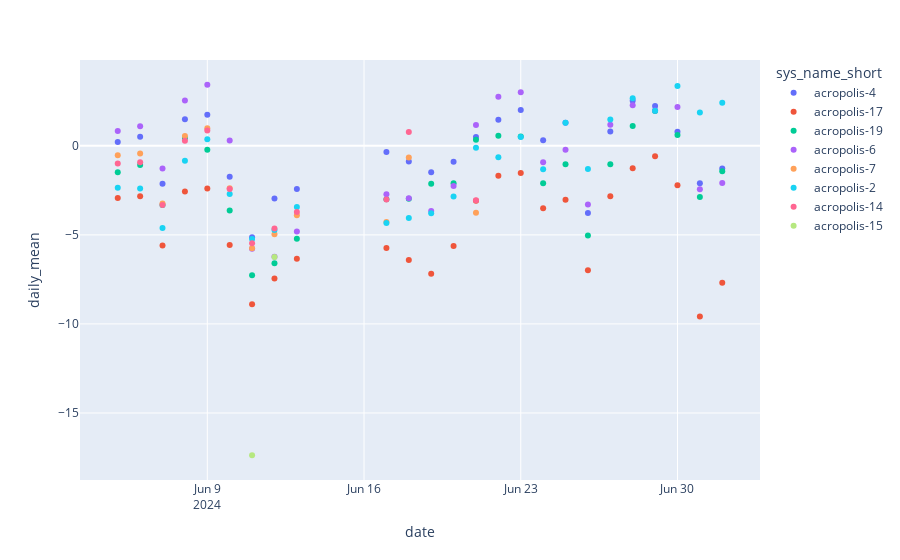
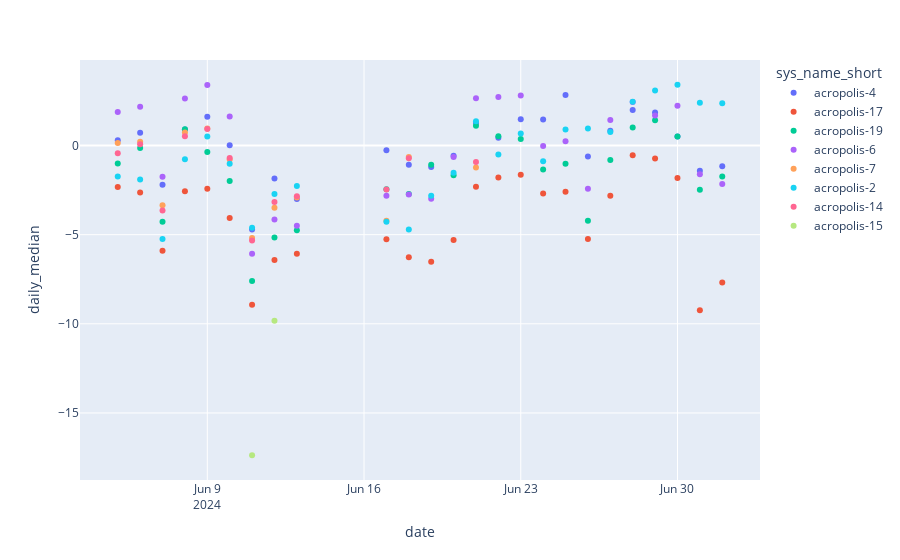

Here is the notebook cell these charts were saved with, in order:
### Code cell
# plot daily mean per station

df_plot = df_sbs.sort("creation_timestamp") \
    .group_by([pl.col("date"), pl.col("sys_name_short")]) \
    .agg([
        (pl.col("diff").mean()).alias("daily_mean"),
        (pl.col("diff").median()).alias("daily_median")
        ]) 
    
fig = px.scatter(df_plot, x="date", y="daily_mean", color = "sys_name_short")
fig.show()
fig = px.scatter(df_plot, x="date", y="daily_median", color = "sys_name_short")
fig.show()

### Figure 1 — Plotly figure (JSON) as saved in the notebook; plotly's stock layout.template omitted (floating-point values rounded to 4 significant figures)
{"data": [{"hovertemplate": "sys_name_short=acropolis-4<br>date=%{x}<br>daily_mean=%{y}<extra></extra>", "legendgroup": "acropolis-4", "marker": {"color": "#636efa", "symbol": "circle"}, "mode": "markers", "name": "acropolis-4", "orientation": "v", "showlegend": true, "type": "scatter", "x": ["2024-06-05T00:00:00", "2024-06-07T00:00:00", "2024-06-17T00:00:00", "2024-06-18T00:00:00", "2024-06-08T00:00:00", "2024-06-13T00:00:00", "2024-06-20T00:00:00", "2024-06-25T00:00:00", "2024-06-09T00:00:00", "2024-06-10T00:00:00", "2024-06-11T00:00:00", "2024-06-12T00:00:00", "2024-06-22T00:00:00", "2024-06-23T00:00:00", "2024-06-24T00:00:00", "2024-06-27T00:00:00", "2024-06-29T00:00:00", "2024-06-28T00:00:00", "2024-06-30T00:00:00", "2024-06-19T00:00:00", "2024-06-26T00:00:00", "2024-07-01T00:00:00", "2024-06-21T00:00:00", "2024-07-02T00:00:00", "2024-06-06T00:00:00"], "xaxis": "x", "y": [0.2152, -2.125, -0.3463, -0.8729, 1.496, -2.42, -0.8989, 1.295, 1.744, -1.731, -5.139, -2.953, 1.47, 2.008, 0.3157, 0.8085, 2.239, 2.528, 0.795, -1.479, -3.775, -2.108, 0.498, -1.275, 0.5032], "yaxis": "y"}, {"hovertemplate": "sys_name_short=acropolis-17<br>date=%{x}<br>daily_mean=%{y}<extra></extra>", "legendgroup": "acropolis-17", "marker": {"color": "#EF553B", "symbol": "circle"}, "mode": "markers", "name": "acropolis-17", "orientation": "v", "showlegend": true, "type": "scatter", "x": ["2024-06-05T00:00:00", "2024-06-06T00:00:00", "2024-06-07T00:00:00", "2024-06-17T00:00:00", "2024-06-18T00:00:00", "2024-06-13T00:00:00", "2024-06-25T00:00:00", "2024-06-08T00:00:00", "2024-06-12T00:00:00", "2024-06-28T00:00:00", "2024-06-30T00:00:00", "2024-06-09T00:00:00", "2024-06-10T00:00:00", "2024-06-11T00:00:00", "2024-06-20T00:00:00", "2024-06-22T00:00:00", "2024-06-23T00:00:00", "2024-06-24T00:00:00", "2024-06-27T00:00:00", "2024-06-29T00:00:00", "2024-06-21T00:00:00", "2024-06-26T00:00:00", "2024-07-01T00:00:00", "2024-07-02T00:00:00", "2024-06-19T00:00:00"], "xaxis": "x", "y": [-2.929, -2.83, -5.592, -5.734, -6.416, -6.343, -3.031, -2.561, -7.445, -1.26, -2.215, -2.395, -5.561, -8.893, -5.625, -1.674, -1.527, -3.504, -2.825, -0.5901, -3.084, -6.988, -9.583, -7.689, -7.188], "yaxis": "y"}, {"hovertemplate": "sys_name_short=acropolis-19<br>date=%{x}<br>daily_mean=%{y}<extra></extra>", "legendgroup": "acropolis-19", "marker": {"color": "#00cc96", "symbol": "circle"}, "mode": "markers", "name": "acropolis-19", "orientation": "v", "showlegend": true, "type": "scatter", "x": ["2024-06-07T00:00:00", "2024-06-08T00:00:00", "2024-06-05T00:00:00", "2024-06-06T00:00:00", "2024-06-17T00:00:00", "2024-06-18T00:00:00", "2024-06-09T00:00:00", "2024-06-10T00:00:00", "2024-06-11T00:00:00", "2024-06-20T00:00:00", "2024-06-22T00:00:00", "2024-06-23T00:00:00", "2024-06-24T00:00:00", "2024-06-13T00:00:00", "2024-06-25T00:00:00", "2024-06-19T00:00:00", "2024-06-28T00:00:00", "2024-06-12T00:00:00", "2024-06-27T00:00:00", "2024-06-29T00:00:00", "2024-06-30T00:00:00", "2024-06-21T00:00:00", "2024-06-26T00:00:00", "2024-07-01T00:00:00", "2024-07-02T00:00:00"], "xaxis": "x", "y": [-3.327, 0.4329, -1.477, -1.076, -3.002, -2.969, -0.2172, -3.638, -7.268, -2.095, 0.5705, 0.5238, -2.097, -5.211, -1.029, -2.131, 1.114, -6.594, -1.035, 1.96, 0.6113, 0.3432, -5.033, -2.875, -1.424], "yaxis": "y"}, {"hovertemplate": "sys_name_short=acropolis-6<br>date=%{x}<br>daily_mean=%{y}<extra></extra>", "legendgroup": "acropolis-6", "marker": {"color": "#ab63fa", "symbol": "circle"}, "mode": "markers", "name": "acropolis-6", "orientation": "v", "showlegend": true, "type": "scatter", "x": ["2024-06-08T00:00:00", "2024-06-13T00:00:00", "2024-06-25T00:00:00", "2024-06-05T00:00:00", "2024-06-06T00:00:00", "2024-06-07T00:00:00", "2024-06-17T00:00:00", "2024-06-18T00:00:00", "2024-06-19T00:00:00", "2024-06-28T00:00:00", "2024-06-21T00:00:00", "2024-06-26T00:00:00", "2024-07-01T00:00:00", "2024-07-02T00:00:00", "2024-06-09T00:00:00", "2024-06-10T00:00:00", "2024-06-11T00:00:00", "2024-06-20T00:00:00", "2024-06-22T00:00:00", "2024-06-23T00:00:00", "2024-06-24T00:00:00", "2024-06-27T00:00:00", "2024-06-29T00:00:00", "2024-06-12T00:00:00", "2024-06-30T00:00:00"], "xaxis": "x", "y": [2.548, -4.804, -0.2144, 0.8376, 1.104, -1.273, -2.716, -2.943, -3.66, 2.272, 1.165, -3.297, -2.433, -2.085, 3.429, 0.2958, -5.783, -2.26, 2.759, 3.009, -0.9221, 1.186, 1.984, -6.228, 2.176], "yaxis": "y"}, {"hovertemplate": "sys_name_short=acropolis-7<br>date=%{x}<br>daily_mean=%{y}<extra></extra>", "legendgroup": "acropolis-7", "marker": {"color": "#FFA15A", "symbol": "circle"}, "mode": "markers", "name": "acropolis-7", "orientation": "v", "showlegend": true, "type": "scatter", "x": ["2024-06-12T00:00:00", "2024-06-09T00:00:00", "2024-06-10T00:00:00", "2024-06-11T00:00:00", "2024-06-13T00:00:00", "2024-06-05T00:00:00", "2024-06-07T00:00:00", "2024-06-08T00:00:00", "2024-06-06T00:00:00", "2024-06-17T00:00:00", "2024-06-18T00:00:00", "2024-06-21T00:00:00"], "xaxis": "x", "y": [-4.961, 0.9879, -2.383, -5.752, -3.899, -0.525, -3.242, 0.5506, -0.4352, -4.279, -0.6507, -3.758], "yaxis": "y"}, {"hovertemplate": "sys_name_short=acropolis-2<br>date=%{x}<br>daily_mean=%{y}<extra></extra>", "legendgroup": "acropolis-2", "marker": {"color": "#19d3f3", "symbol": "circle"}, "mode": "markers", "name": "acropolis-2", "orientation": "v", "showlegend": true, "type": "scatter", "x": ["2024-06-19T00:00:00", "2024-06-26T00:00:00", "2024-07-01T00:00:00", "2024-06-28T00:00:00", "2024-06-30T00:00:00", "2024-06-09T00:00:00", "2024-06-11T00:00:00", "2024-06-12T00:00:00", "2024-06-27T00:00:00", "2024-06-29T00:00:00", "2024-06-10T00:00:00", "2024-06-13T00:00:00", "2024-06-20T00:00:00", "2024-06-22T00:00:00", "2024-06-23T00:00:00", "2024-06-24T00:00:00", "2024-06-25T00:00:00", "2024-06-05T00:00:00", "2024-06-07T00:00:00", "2024-06-08T00:00:00", "2024-06-17T00:00:00", "2024-06-06T00:00:00", "2024-06-18T00:00:00", "2024-06-21T00:00:00", "2024-07-02T00:00:00"], "xaxis": "x", "y": [-3.786, -1.304, 1.868, 2.666, 3.362, 0.3671, -5.228, -4.725, 1.48, 1.974, -2.711, -3.431, -2.846, -0.6348, 0.5007, -1.308, 1.293, -2.36, -4.607, -0.8441, -4.337, -2.403, -4.055, -0.1078, 2.419], "yaxis": "y"}, {"hovertemplate": "sys_name_short=acropolis-14<br>date=%{x}<br>daily_mean=%{y}<extra></extra>", "legendgroup": "acropolis-14", "marker": {"color": "#FF6692", "symbol": "circle"}, "mode": "markers", "name": "acropolis-14", "orientation": "v", "showlegend": true, "type": "scatter", "x": ["2024-06-21T00:00:00", "2024-06-05T00:00:00", "2024-06-07T00:00:00", "2024-06-17T00:00:00", "2024-06-06T00:00:00", "2024-06-18T00:00:00", "2024-06-13T00:00:00", "2024-06-08T00:00:00", "2024-06-09T00:00:00", "2024-06-10T00:00:00", "2024-06-11T00:00:00", "2024-06-12T00:00:00"], "xaxis": "x", "y": [-3.058, -0.9861, -3.328, -3.012, -0.9174, 0.7727, -3.716, 0.2845, 0.8613, -2.426, -5.465, -4.642], "yaxis": "y"}, {"hovertemplate": "sys_name_short=acropolis-15<br>date=%{x}<br>daily_mean=%{y}<extra></extra>", "legendgroup": "acropolis-15", "marker": {"color": "#B6E880", "symbol": "circle"}, "mode": "markers", "name": "acropolis-15", "orientation": "v", "showlegend": true, "type": "scatter", "x": ["2024-06-11T00:00:00", "2024-06-12T00:00:00"], "xaxis": "x", "y": [-17.37, -6.246], "yaxis": "y"}], "layout": {"legend": {"title": {"text": "sys_name_short"}, "tracegroupgap": 0}, "margin": {"t": 60}, "xaxis": {"anchor": "y", "domain": [0, 1], "title": {"text": "date"}}, "yaxis": {"anchor": "x", "domain": [0, 1], "title": {"text": "daily_mean"}}}}

### Figure 2 — Plotly figure (JSON) as saved in the notebook; plotly's stock layout.template omitted (floating-point values rounded to 4 significant figures)
{"data": [{"hovertemplate": "sys_name_short=acropolis-4<br>date=%{x}<br>daily_median=%{y}<extra></extra>", "legendgroup": "acropolis-4", "marker": {"color": "#636efa", "symbol": "circle"}, "mode": "markers", "name": "acropolis-4", "orientation": "v", "showlegend": true, "type": "scatter", "x": ["2024-06-05T00:00:00", "2024-06-07T00:00:00", "2024-06-17T00:00:00", "2024-06-18T00:00:00", "2024-06-08T00:00:00", "2024-06-13T00:00:00", "2024-06-20T00:00:00", "2024-06-25T00:00:00", "2024-06-09T00:00:00", "2024-06-10T00:00:00", "2024-06-11T00:00:00", "2024-06-12T00:00:00", "2024-06-22T00:00:00", "2024-06-23T00:00:00", "2024-06-24T00:00:00", "2024-06-27T00:00:00", "2024-06-29T00:00:00", "2024-06-28T00:00:00", "2024-06-30T00:00:00", "2024-06-19T00:00:00", "2024-06-26T00:00:00", "2024-07-01T00:00:00", "2024-06-21T00:00:00", "2024-07-02T00:00:00", "2024-06-06T00:00:00"], "xaxis": "x", "y": [0.2954, -2.201, -0.2671, -1.076, 0.8972, -2.996, -0.5674, 2.834, 1.609, 0.02002, -4.709, -1.847, 0.4418, 1.474, 1.464, 0.8288, 1.86, 1.995, 0.5119, -1.21, -0.6207, -1.41, 1.263, -1.162, 0.7231], "yaxis": "y"}, {"hovertemplate": "sys_name_short=acropolis-17<br>date=%{x}<br>daily_median=%{y}<extra></extra>", "legendgroup": "acropolis-17", "marker": {"color": "#EF553B", "symbol": "circle"}, "mode": "markers", "name": "acropolis-17", "orientation": "v", "showlegend": true, "type": "scatter", "x": ["2024-06-05T00:00:00", "2024-06-06T00:00:00", "2024-06-07T00:00:00", "2024-06-17T00:00:00", "2024-06-18T00:00:00", "2024-06-13T00:00:00", "2024-06-25T00:00:00", "2024-06-08T00:00:00", "2024-06-12T00:00:00", "2024-06-28T00:00:00", "2024-06-30T00:00:00", "2024-06-09T00:00:00", "2024-06-10T00:00:00", "2024-06-11T00:00:00", "2024-06-20T00:00:00", "2024-06-22T00:00:00", "2024-06-23T00:00:00", "2024-06-24T00:00:00", "2024-06-27T00:00:00", "2024-06-29T00:00:00", "2024-06-21T00:00:00", "2024-06-26T00:00:00", "2024-07-01T00:00:00", "2024-07-02T00:00:00", "2024-06-19T00:00:00"], "xaxis": "x", "y": [-2.328, -2.631, -5.898, -5.262, -6.271, -6.071, -2.597, -2.57, -6.422, -0.5494, -1.825, -2.422, -4.071, -8.932, -5.294, -1.786, -1.642, -2.696, -2.818, -0.7211, -2.314, -5.248, -9.24, -7.689, -6.524], "yaxis": "y"}, {"hovertemplate": "sys_name_short=acropolis-19<br>date=%{x}<br>daily_median=%{y}<extra></extra>", "legendgroup": "acropolis-19", "marker": {"color": "#00cc96", "symbol": "circle"}, "mode": "markers", "name": "acropolis-19", "orientation": "v", "showlegend": true, "type": "scatter", "x": ["2024-06-07T00:00:00", "2024-06-08T00:00:00", "2024-06-05T00:00:00", "2024-06-06T00:00:00", "2024-06-17T00:00:00", "2024-06-18T00:00:00", "2024-06-09T00:00:00", "2024-06-10T00:00:00", "2024-06-11T00:00:00", "2024-06-20T00:00:00", "2024-06-22T00:00:00", "2024-06-23T00:00:00", "2024-06-24T00:00:00", "2024-06-13T00:00:00", "2024-06-25T00:00:00", "2024-06-19T00:00:00", "2024-06-28T00:00:00", "2024-06-12T00:00:00", "2024-06-27T00:00:00", "2024-06-29T00:00:00", "2024-06-30T00:00:00", "2024-06-21T00:00:00", "2024-06-26T00:00:00", "2024-07-01T00:00:00", "2024-07-02T00:00:00"], "xaxis": "x", "y": [-4.277, 0.9189, -1.011, -0.1311, -2.451, -2.716, -0.3643, -1.985, -7.6, -1.665, 0.5268, 0.3714, -1.337, -4.75, -1.022, -1.08, 1.006, -5.165, -0.8046, 1.414, 0.5101, 1.107, -4.222, -2.483, -1.733], "yaxis": "y"}, {"hovertemplate": "sys_name_short=acropolis-6<br>date=%{x}<br>daily_median=%{y}<extra></extra>", "legendgroup": "acropolis-6", "marker": {"color": "#ab63fa", "symbol": "circle"}, "mode": "markers", "name": "acropolis-6", "orientation": "v", "showlegend": true, "type": "scatter", "x": ["2024-06-08T00:00:00", "2024-06-13T00:00:00", "2024-06-25T00:00:00", "2024-06-05T00:00:00", "2024-06-06T00:00:00", "2024-06-07T00:00:00", "2024-06-17T00:00:00", "2024-06-18T00:00:00", "2024-06-19T00:00:00", "2024-06-28T00:00:00", "2024-06-21T00:00:00", "2024-06-26T00:00:00", "2024-07-01T00:00:00", "2024-07-02T00:00:00", "2024-06-09T00:00:00", "2024-06-10T00:00:00", "2024-06-11T00:00:00", "2024-06-20T00:00:00", "2024-06-22T00:00:00", "2024-06-23T00:00:00", "2024-06-24T00:00:00", "2024-06-27T00:00:00", "2024-06-29T00:00:00", "2024-06-12T00:00:00", "2024-06-30T00:00:00"], "xaxis": "x", "y": [2.632, -4.494, 0.2381, 1.885, 2.176, -1.756, -2.815, -2.743, -2.99, 2.448, 2.651, -2.42, -1.606, -2.158, 3.399, 1.636, -6.067, -0.6482, 2.72, 2.81, -0.02579, 1.431, 1.68, -4.143, 2.233], "yaxis": "y"}, {"hovertemplate": "sys_name_short=acropolis-7<br>date=%{x}<br>daily_median=%{y}<extra></extra>", "legendgroup": "acropolis-7", "marker": {"color": "#FFA15A", "symbol": "circle"}, "mode": "markers", "name": "acropolis-7", "orientation": "v", "showlegend": true, "type": "scatter", "x": ["2024-06-12T00:00:00", "2024-06-09T00:00:00", "2024-06-10T00:00:00", "2024-06-11T00:00:00", "2024-06-13T00:00:00", "2024-06-05T00:00:00", "2024-06-07T00:00:00", "2024-06-08T00:00:00", "2024-06-06T00:00:00", "2024-06-17T00:00:00", "2024-06-18T00:00:00", "2024-06-21T00:00:00"], "xaxis": "x", "y": [-3.495, 0.9582, -0.7864, -5.187, -2.918, 0.1369, -3.353, 0.7367, 0.214, -4.216, -0.639, -1.229], "yaxis": "y"}, {"hovertemplate": "sys_name_short=acropolis-2<br>date=%{x}<br>daily_median=%{y}<extra></extra>", "legendgroup": "acropolis-2", "marker": {"color": "#19d3f3", "symbol": "circle"}, "mode": "markers", "name": "acropolis-2", "orientation": "v", "showlegend": true, "type": "scatter", "x": ["2024-06-19T00:00:00", "2024-06-26T00:00:00", "2024-07-01T00:00:00", "2024-06-28T00:00:00", "2024-06-30T00:00:00", "2024-06-09T00:00:00", "2024-06-11T00:00:00", "2024-06-12T00:00:00", "2024-06-27T00:00:00", "2024-06-29T00:00:00", "2024-06-10T00:00:00", "2024-06-13T00:00:00", "2024-06-20T00:00:00", "2024-06-22T00:00:00", "2024-06-23T00:00:00", "2024-06-24T00:00:00", "2024-06-25T00:00:00", "2024-06-05T00:00:00", "2024-06-07T00:00:00", "2024-06-08T00:00:00", "2024-06-17T00:00:00", "2024-06-06T00:00:00", "2024-06-18T00:00:00", "2024-06-21T00:00:00", "2024-07-02T00:00:00"], "xaxis": "x", "y": [-2.811, 0.9522, 2.403, 2.45, 3.41, 0.5071, -4.614, -2.725, 0.759, 3.089, -1.017, -2.27, -1.532, -0.4965, 0.6781, -0.8831, 0.8979, -1.734, -5.24, -0.7699, -4.276, -1.9, -4.712, 1.358, 2.376], "yaxis": "y"}, {"hovertemplate": "sys_name_short=acropolis-14<br>date=%{x}<br>daily_median=%{y}<extra></extra>", "legendgroup": "acropolis-14", "marker": {"color": "#FF6692", "symbol": "circle"}, "mode": "markers", "name": "acropolis-14", "orientation": "v", "showlegend": true, "type": "scatter", "x": ["2024-06-21T00:00:00", "2024-06-05T00:00:00", "2024-06-07T00:00:00", "2024-06-17T00:00:00", "2024-06-06T00:00:00", "2024-06-18T00:00:00", "2024-06-13T00:00:00", "2024-06-08T00:00:00", "2024-06-09T00:00:00", "2024-06-10T00:00:00", "2024-06-11T00:00:00", "2024-06-12T00:00:00"], "xaxis": "x", "y": [-0.9229, -0.4387, -3.641, -2.464, 0.07692, -0.7099, -2.85, 0.5145, 0.9263, -0.7037, -5.322, -3.162], "yaxis": "y"}, {"hovertemplate": "sys_name_short=acropolis-15<br>date=%{x}<br>daily_median=%{y}<extra></extra>", "legendgroup": "acropolis-15", "marker": {"color": "#B6E880", "symbol": "circle"}, "mode": "markers", "name": "acropolis-15", "orientation": "v", "showlegend": true, "type": "scatter", "x": ["2024-06-11T00:00:00", "2024-06-12T00:00:00"], "xaxis": "x", "y": [-17.37, -9.827], "yaxis": "y"}], "layout": {"legend": {"title": {"text": "sys_name_short"}, "tracegroupgap": 0}, "margin": {"t": 60}, "xaxis": {"anchor": "y", "domain": [0, 1], "title": {"text": "date"}}, "yaxis": {"anchor": "x", "domain": [0, 1], "title": {"text": "daily_median"}}}}
